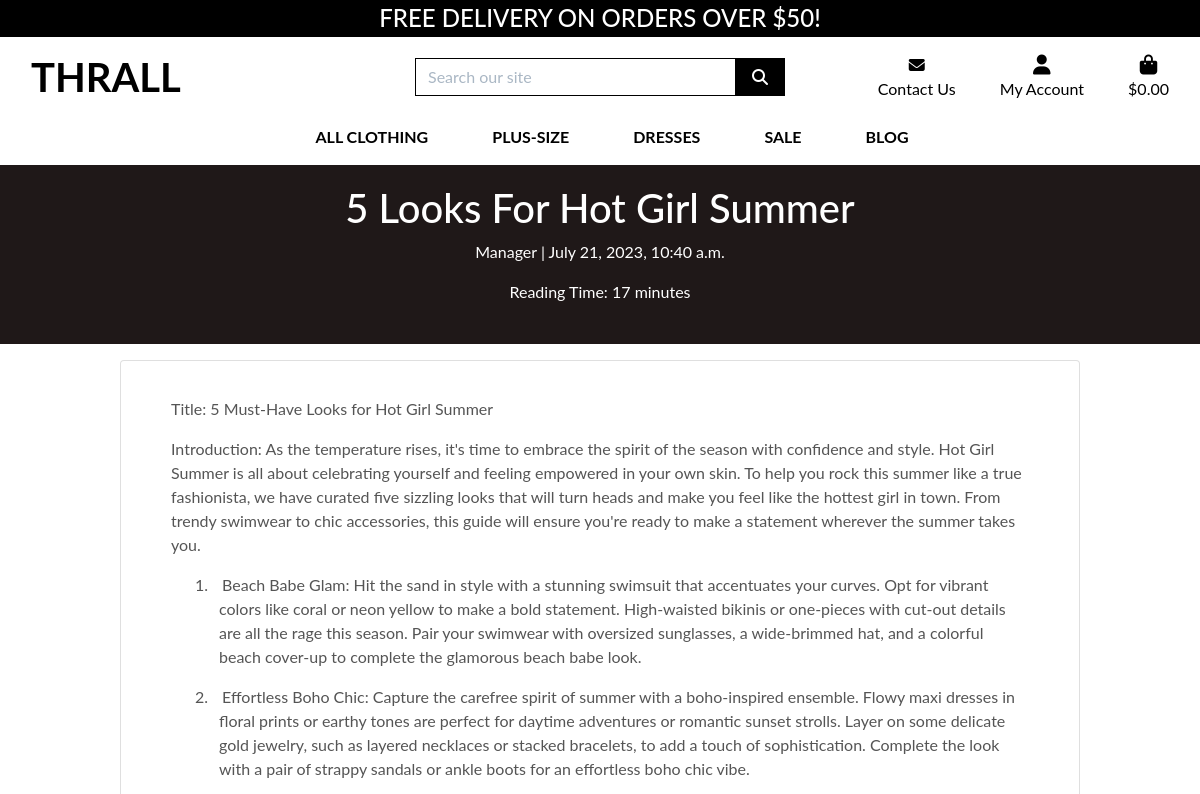
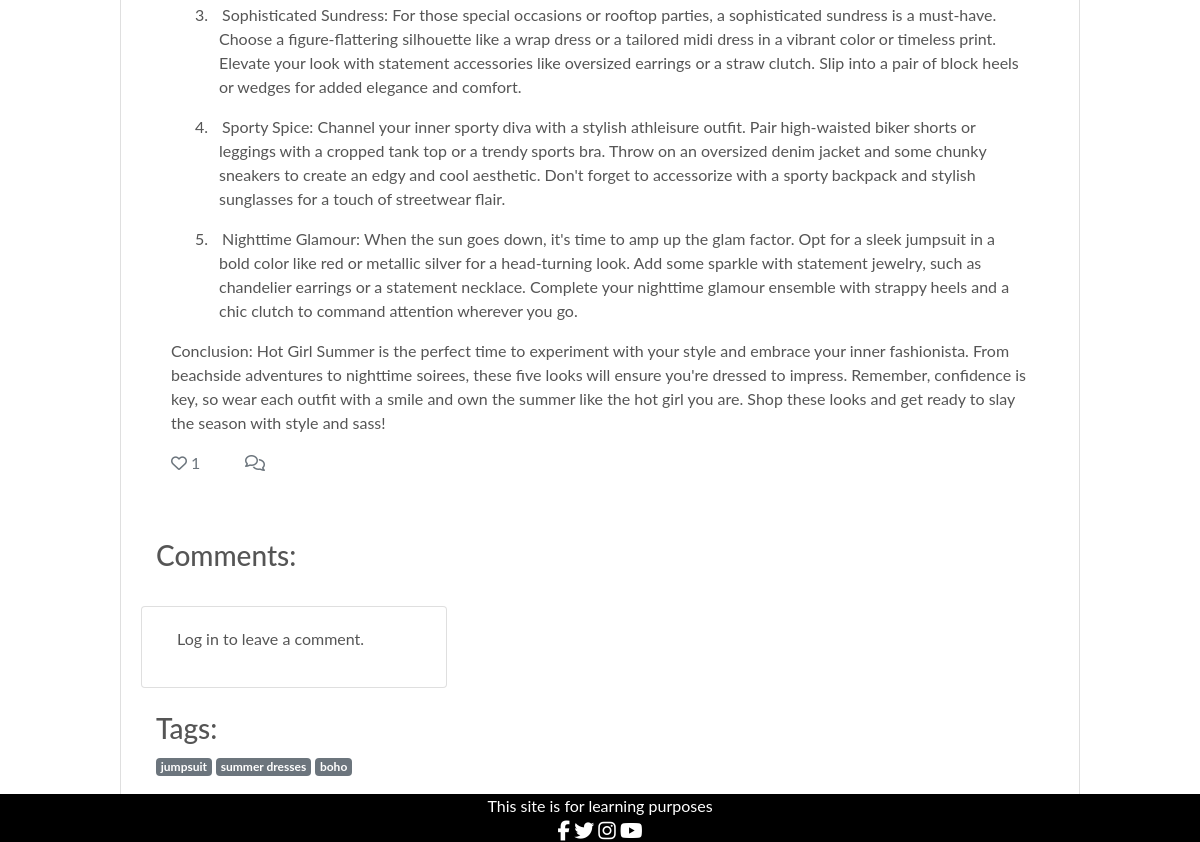
The page /blog/posts/5-looks-for-hot-girl-summer/ on the database as committed earlier (2 pictures, top to bottom).
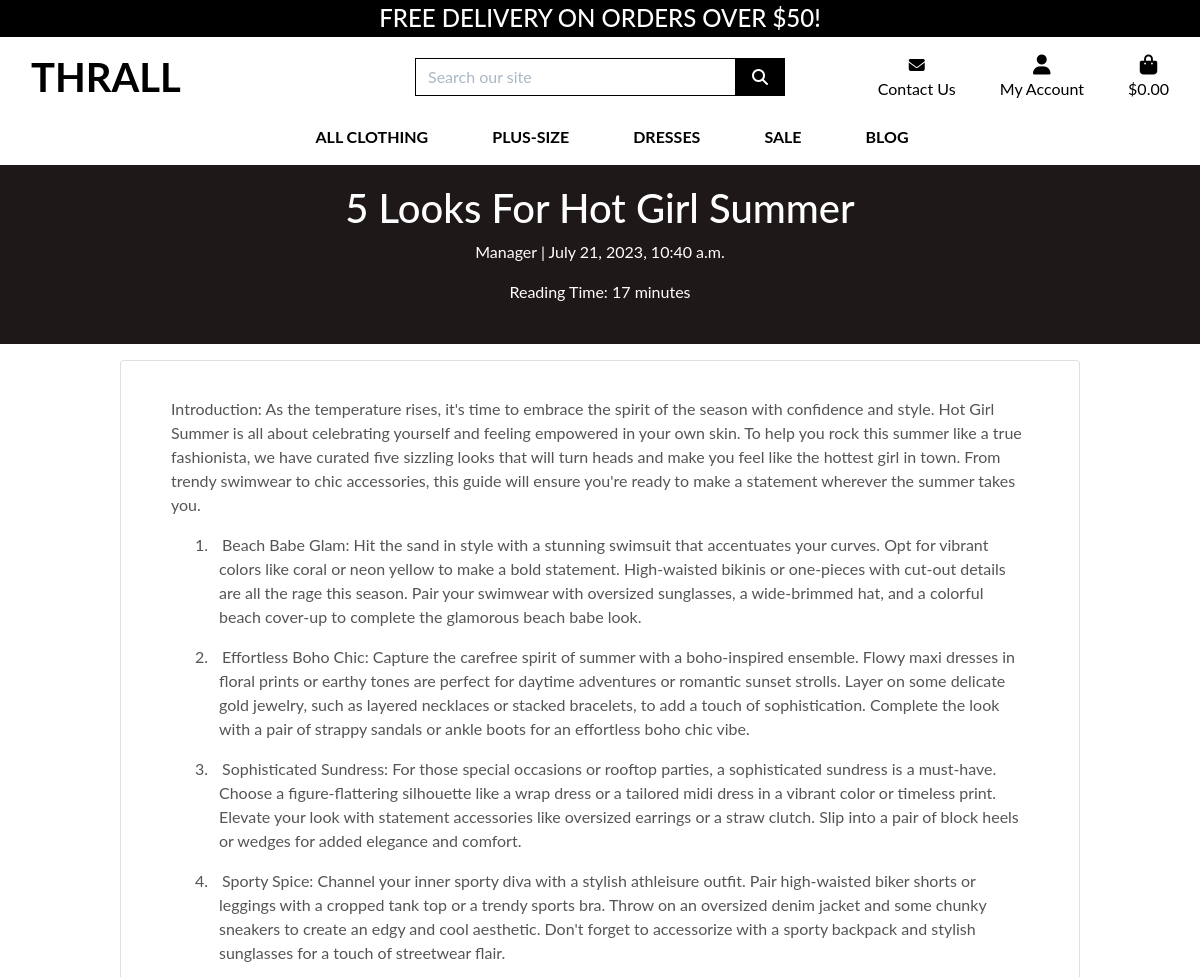
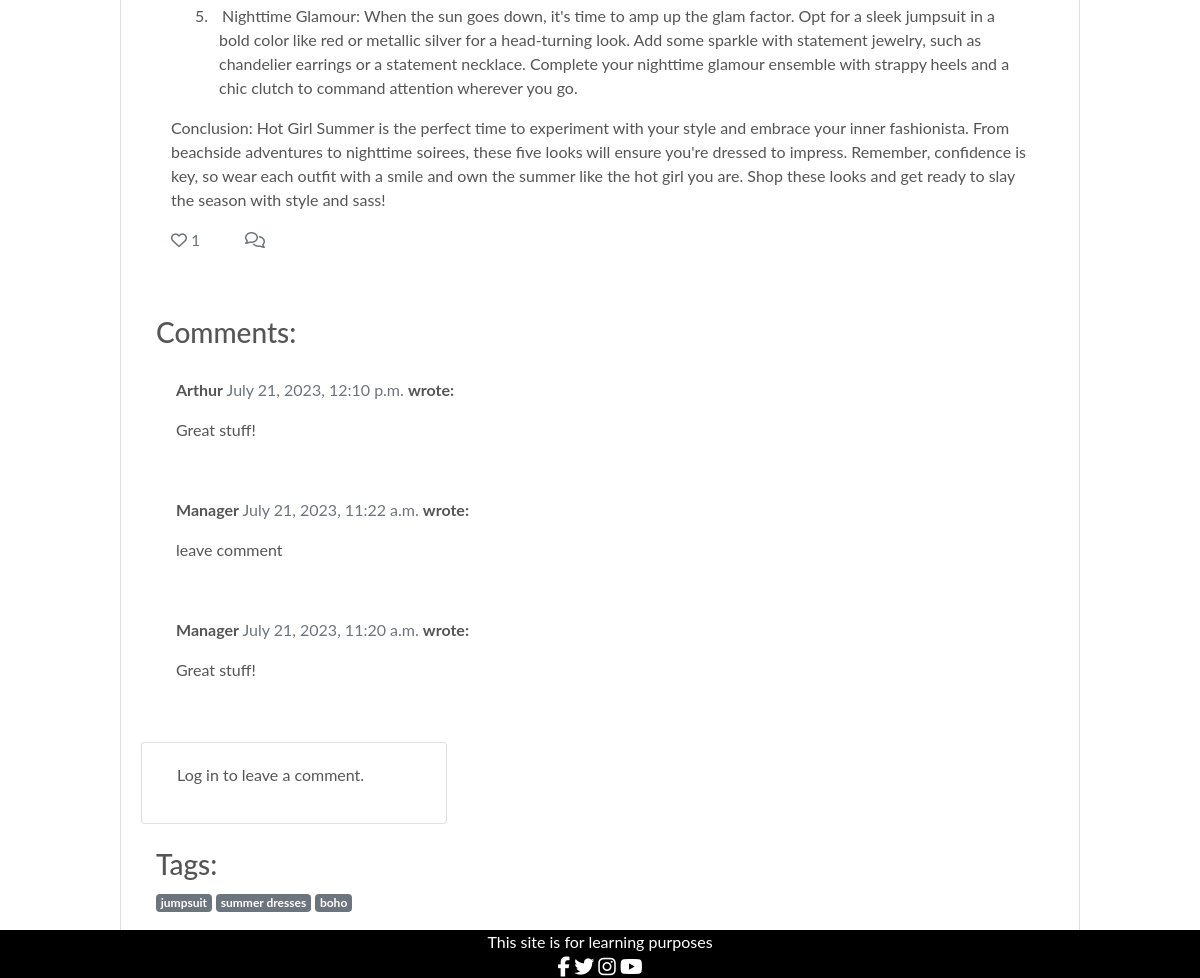
The same page on the database as committed later (2 pictures, top to bottom).
### blog/models.py (models this page shows, shortened)
class Post(models.Model):
    title = models.CharField(max_length=200, unique=True)
    slug = models.SlugField(max_length=200, unique=True)
    author = models.ForeignKey(
        User, on_delete=models.CASCADE, related_name="blog_posts"
    )
    excerpt = models.TextField(blank=True)
    updated_on = models.DateTimeField(auto_now=True)
    content = models.TextField()
    created_on = models.DateTimeField(auto_now_add=True)
    status = models.IntegerField(choices=STATUS, default=0)
    tags = models.ManyToManyField(Tag, related_name='posts', blank=True)
    image = models.ImageField(null=True, blank=True)
    reading_time = models.PositiveIntegerField(default=0, editable=False)
    likes = models.ManyToManyField(
        User, related_name='blogpost_like', blank=True)
    class Meta:
        ordering = ["-created_on"]
    def number_of_likes(self):
        return self.likes.count()

class Tag(models.Model):
    name = models.CharField(max_length=50)
    created_on = models.DateTimeField(auto_now_add=True)
    def __str__(self):
        return self.name

class Comment(models.Model):
    post = models.ForeignKey(Post, on_delete=models.CASCADE,
                             related_name="comments")
    name = models.CharField(max_length=80)
    email = models.EmailField()
    body = models.TextField()
    created_on = models.DateTimeField(auto_now_add=True)
    approved = models.BooleanField(default=False)
    class Meta:
        ordering = ["created_on"]

### blog/views.py (the view, shortened to what this page needs)
# urls.py: path('posts/<slug:slug>/', PostDetail.as_view(), name='post_detail'),
class PostDetail(View):
    def get(self, request, slug, *args, **kwargs):
        queryset = Post.objects.filter(status=1)
        post = get_object_or_404(queryset, slug=slug)
        comments = post.comments.filter(approved=True).order_by("-created_on")
        liked = False
        if post.likes.filter(id=self.request.user.id).exists():
            liked = True
        tags = post.tags.all()
        reading_time = post.reading_time
        comment_form = CommentForm()
        return render(
            request,
            "blog/post_detail.html",
            {
                "post": post,
                "comments": comments,
                "commented": False,
                "comment_form": comment_form,
                "liked": liked,
                "tags": tags,
                "reading_time": reading_time,
            },
        )

### blog/forms.py
class CommentForm(forms.ModelForm):
    class Meta:
        model = Comment
        fields = ('body',)

### bag/contexts.py (called while the page is built, shortened)
def bag_contents(request):
    bag_items = []
    total = 0
    product_count = 0
    bag = request.session.get('bag', {})
    if total < settings.FREE_DELIVERY_THRESHOLD:
        delivery = total * Decimal(settings.STANDARD_DELIVERY_PERCENTAGE / 100)
        free_delivery_delta = settings.FREE_DELIVERY_THRESHOLD - total
    else:
        delivery = 0
        free_delivery_delta = 0
    grand_total = delivery + total
    context = {
        'bag_items': bag_items,
        'total': total,
        'product_count': product_count,
        'delivery': delivery,
        'free_delivery_delta': free_delivery_delta,
        'free_delivery_threshold': settings.FREE_DELIVERY_THRESHOLD,
        'grand_total': grand_total,
    }
    return context

### blog/templates/blog/post_detail.html (shortened to what the changed rows need)
{% extends 'base.html' %}
{% load crispy_forms_tags %}
{% block content %}
<div class="masthead" alt="Snow" style="width:100%;">
    <div class="container">
        <div class="row g-0">
            <div class="col-md-12 masthead-text">
                <div class="row">
                    <div class="col-md-12">
                        <div style="text-align: center;">
                            <h1 class="post-title" style="margin-top: 20px;">{{ post.title }}</h1>
                            <p class="post-subtitle">{{ post.author }} | {{ post.created_on }}</p>
                            <p class="post-subtitle">Reading Time: {{ reading_time }} minutes</p>
                        </div>
                    </div>
                </div>
            </div>
        </div>
    </div>
</div>
<div class="container">
    <div class="row">
        <div class="col card mt-3 left top">
            <div class="card-body">
                <p class="card-text">
                    <div class="col mt-3">
                        <div class="post-content">
                            <p>
                                {{ post.content | safe }}
                            </p>
                            <div class="row">
                                <div class="col-1">
                                    {% if user.is_authenticated %}
                                    <form class="d-inline" action="{% url 'blog:post_like' post.slug %}" method="POST">
                                        {% csrf_token %}
                                        {% if liked %}
                                        <button type="submit" name="blogpost_id" value="{{ post.slug }}" class="btn-like"><i class="fas fa-heart"></i></button>
                                        {% else %}
                                        <button type="submit" name="blogpost_id" value="{{ post.slug }}" class="btn-like"><i class="far fa-heart"></i></button>
                                        {% endif %}
                                    </form>
                                    {% else %}
                                    <span class="text-secondary"><i class="far fa-heart"></i></span>
                                    {% endif %}
                                    <span class="text-secondary">{{ post.number_of_likes }}</span>
                                </div>
                            </div>
                        </div>
                        <h1 class="post-title">{{ post.title }}</h1>
                    </div>
                </p>
                <div class="row">
                    <div class="col-md-12">
                        <div class="card-body" style="border: none; padding: 0;">
                            <div class="comments">
                                {% for comment in comments %}
                                <div class="comments" style="padding: 10px;">
                                    <div class="comment" style="padding: 10px;">
                                        <p class="font-weight-bold">
                                            {{ comment.name }}
                                            <span class="text-muted font-weight-normal">
                                                {{ comment.created_on }}
                                            </span> wrote:
                                        </p>
                                        {{ comment.body | linebreaks }}
                                    </div>
                                </div>
                                {% endfor %}
                            </div>
                        </div>
                    </div>
                </div>
                <div class="row" style="margin-bottom: 20px;">
                    <div class="col-md-8">
                        <div class="tags">
                            {% for tag in post.tags.all %}
                            <span class="badge badge-secondary">{{ tag }}</span>
                            {% endfor %}
                        </div>
                    </div>
                </div>
            </div>
        </div>
    </div>
</div>
<br>
{% endblock content %}

Rows that differ between the two databases and show on the page:
changed Post "5 Looks For Hot Girl Summer": content "Title: 5 Must-Have Looks for Hot Girl Summer Introduction: As the temperature…" → "Introduction: As the temperature…"
added Comment: name "Arthur", created_on "July 21, 2023, 12:10 p.m.", body "Great stuff!"
now on this page (row edited): Comment: name "Manager", created_on "July 21, 2023, 11:22 a.m.", body "leave comment"
now on this page (row edited): Comment: name "Manager", created_on "July 21, 2023, 11:20 a.m.", body "Great stuff!"
